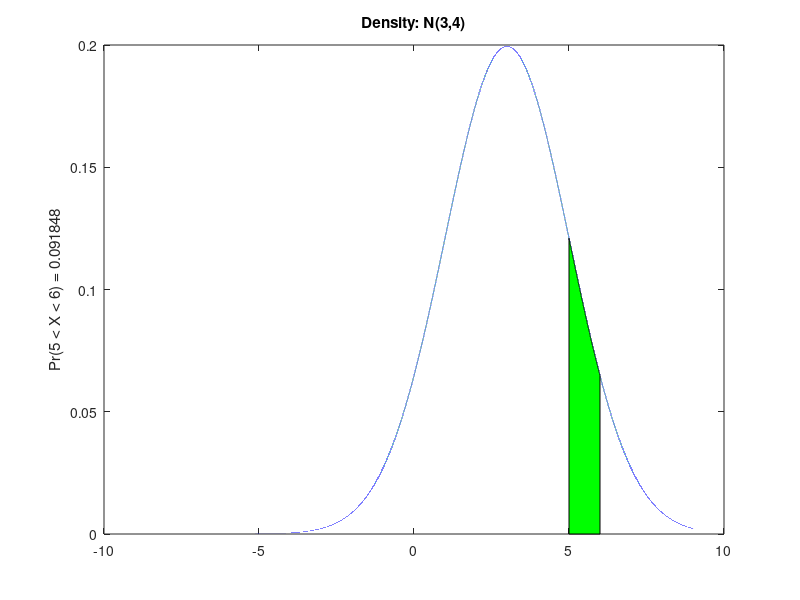

The MATLAB source for this figure: (Note: this script raises an error after producing the figure.)
%% Probability calculations in N(mu,sigma^2)
mean = 3;
variance = 4;
sigma = sqrt(variance);

% P(X < 1.2)
disp('--------------')
disp('P(X < 1.2) in N(3,4)')
disp(normcdf(1.2, mean, sigma))

% P(5 < X < 6)
disp('--------------')
disp('P(5 < X < 6) in N(3,4)')
prob56 = normcdf(6, mean, sigma) - normcdf(5, mean, sigma);
disp(prob56)

%% Plotting P(5 < X < 6)
x = (-9:0.0001:9)';
ypdf = normpdf(x, mean, sigma);
plot(x, ypdf);
title(['Density: N(' num2str(mean) ',' num2str(variance) ')'])
hold('on')
a = find(x <= 5, 1, 'last');
b = find(x >= 6, 1);
fill(x(a:b), [0; ypdf(a+1:b-1); 0], 'g')
ylabel(['Pr(5 < X < 6) = ' num2str(prob56)])

%%  Shading using normspec
normspec([5 6],mean,sigma,'inside')
title(['N('  num2str(mean) ',' num2str(variance) ')'])
ylabel(['Pr(5<X<6)=' num2str(prob56)])


%%  Shading using fill
figure
x=(-9:0.0001:9)';
ypdf=normpdf(x,media,sigma);
plot(x,ypdf);
title(['Density: N('  num2str(media) ',' num2str(varianza) ')'])

hold('on')

a=find(x<=5,1,'last');
b=find(x>=6,1);
fill(x(a:b),[0;ypdf(a+1:b-1);0],'g')
ylabel(['Pr(5<X<6)=' num2str(prob56)])
% print -depsc figs\normfill.eps;

%% Quantile in N(3,4)
% 0.975 quantile (leaves 2.5% to the right) in N(3,4)
disp('Quantile 0.975 in N(3,4)')
disp(norminv(0.975, mean, sigma))


%% Quantiles in N(0,1)
% Vector of requested probabilities
quant = [0.005, 0.025, 0.975, 0.995];
quantNames = "z" + quant;
xz = norminv(quant);                     % Standard normal
xzt = array2table(xz, "VariableNames", quantNames);
disp("Quantiles in N(0,1)")
disp(xzt)

